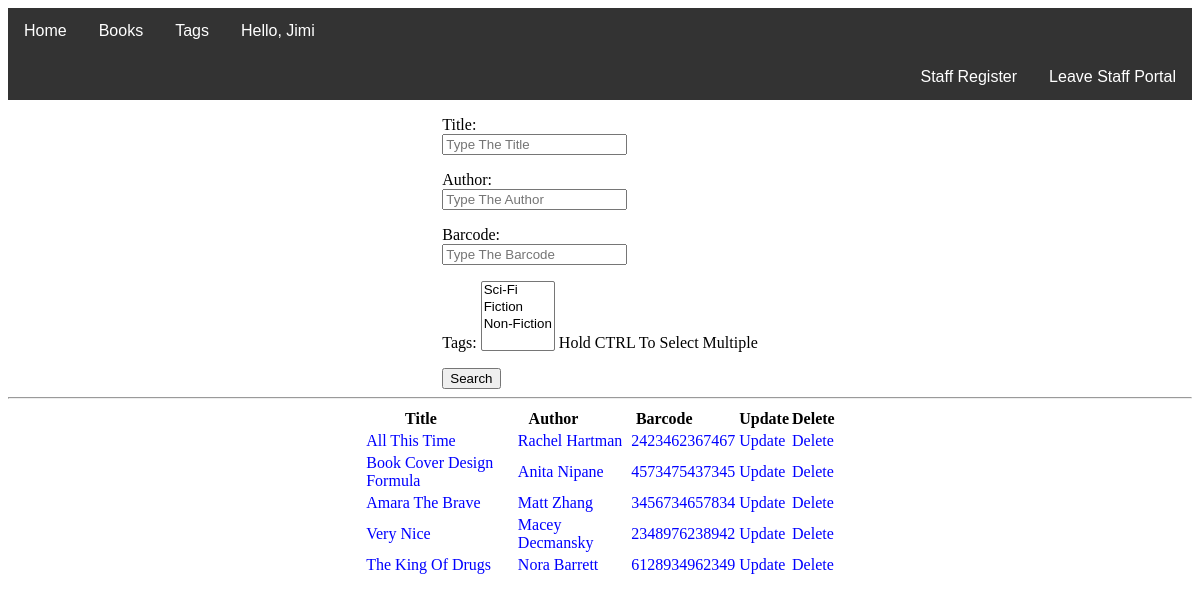
Page /staff/books (signed in) on the committed database.
### accounts/models.py (models this page shows, shortened)
class User(AbstractBaseUser):
    email = models.EmailField(max_length=255, unique=True)
    firstName = models.CharField(max_length=255, blank=True, null=True)
    lastName = models.CharField(max_length=255, blank=True, null=True)
    staff = models.BooleanField(default=False)  # staff user non superuser
    admin = models.BooleanField(default=False)  # superuser
    USERNAME_FIELD = 'email'  # username
    objects = UserManager()
    @property
    def is_staff(self):
        return self.staff

### Inventory/models.py (models this page shows, shortened)
class Book(models.Model):
    title = models.CharField(max_length=100)
    author = models.CharField(max_length=100)
    description = models.CharField(max_length=400)
    barcode = models.CharField(max_length=13)
    price = models.FloatField(null=True)
    discounted_price = models.FloatField(null=True, blank=True)
    borrowed = models.BooleanField(default=False)
    coverImage = models.ImageField(upload_to='bookCovers')
    tags = models.ManyToManyField(Tag)

### Inventory/views.py (the view, shortened to what this page needs)
# urls.py: path('books', ViewBooks.as_view(), name="viewBooks"),
@method_decorator(decorators, name='dispatch')
class ViewBooks(View):
    def get(self, request, *args, **kwargs):
        context = {}
        form = SearchBookForm()
        books = Book.objects.all()
        context['books'] = books
        context['form'] = form
        return render(request, 'inventory/viewBooks.html', context)

### Inventory/forms.py
class SearchBookForm(forms.Form):
    title = forms.CharField(
        max_length=100,
        required=False,
        widget=forms.TextInput(attrs={'placeholder': 'Type The Title'}))
    author = forms.CharField(
        max_length=100,
        required=False,
        widget=forms.TextInput(attrs={'placeholder': 'Type The Author'}))
    barcode = forms.CharField(
        max_length=13,
        min_length=13,
        required=False,
        widget=forms.TextInput(attrs={'placeholder': 'Type The Barcode'}))
    tags = Tag.objects.all()
    tags = forms.ModelMultipleChoiceField(
        tags, help_text='Hold CTRL To Select Multiple', required=False)

### Inventory/models.py (called while the page is built)
    def __str__(self):
        return self.name

### Inventory/templates/inventory/viewBooks.html (shortened to what this page needs)
{% extends "Sbase.html" %}
{% block head %}
{% load static %}
<link rel="stylesheet" href="{% static "css/inventory/viewBooks.css" %}">
{% endblock %}
{% block content %}
<div class="search-form">
  <form method="post">
    {{form.as_p}}
    <button type="submit">Search</button>
  </form>
</div>
<hr>
<div class="results-table">
  <table>
    <th>Title</th>
    <th>Author</th>
    <th>Barcode</th>
    <th>Update</th>
    <th>Delete</th>
    {% for i in books %}
    <tr>
      <td><a class="books-link" href="#">{{i.title}}</a></td>
      <td><a class="books-link" href="#">{{i.author}}</a></td>
      <td><a class="books-link" href="#">{{i.barcode}}</a></td>
      <td><a class="books-link" href="{% url 'updateBook' id=i.id %}">Update</a></td>
      <td><a class="books-link" href="{% url 'deleteBook' id=i.id %}" onclick="return confirm('Are you sure you want to delete this?')">Delete </a></td>
    </tr>
    {% endfor %}
  </table>
</div>
{% endblock %}

### Inventory/templates/Sbase.html (shortened to what this page needs)
<!DOCTYPE html>
<html lang="en">
<head>
  {% block head %}
  {% endblock %}
</head>
<body>
  <div class="container">
    {% include "inventory/staffNavBar.html" %}
    {% block content %}
    {% endblock %}
</body>
</html>

### Inventory/templates/inventory/staffNavBar.html (shortened to what this page needs)
<div class="navbar">
  <div class="navbar">
    <a class="float-l" href="{% url 'sHome' %}">Home</a>
    <div class="dropdown">
      <button class="dropbtn">Books
      </button>
    </div>
    <div class="dropdown">
      <button class="dropbtn">Tags
      </button>
    </div>
    <div id="left" class="dropdown">
      <button class="dropbtn">Hello, {{user.firstName}}
      </button>
    </div>
  </div> <a class="float-r" href="{% url 'home' %}">Leave Staff Portal</a>
  <a class="float-r" href="#news">Staff Register</a>
</div>
</div>

### static/css/Inventory/viewBooks.css (style rules this page uses)
.search-form { display: flex; justify-content: center; align-items: center; width: 100%; }
input { display: flex; justify-content: center; }
.results-table { display: flex; justify-content: center; }
table { width: 40%; }
th { padding-right: 8.333%; }
.books-link { text-decoration: none; color: blue; }

### Inventory/templates/inventory/staffNavBar.html (style rules this page uses)
.navbar { overflow: hidden; background-color: #333; font-family: Arial; }
.float-r { float: right; font-size: 16px; color: white; text-align: center; padding: 14px 16px; text-decoration: none; }
.float-l { float: left; font-size: 16px; color: white; text-align: center; padding: 14px 16px; text-decoration: none; }
.dropdown { float: left; overflow: hidden; }
.dropdown .dropbtn { font-size: 16px; border: none; outline: none; color: white; padding: 14px 16px; background-color: inherit; font-family: inherit; margin: 0; }

### rows in the picture
User: firstName "Jimi"
Book: title "All This Time", author "Rachel Hartman", barcode "2423462367467"
Book: title "Book Cover Design Formula", author "Anita Nipane", barcode "4573475437345"
Book: title "Amara The Brave", author "Matt Zhang", barcode "3456734657834"
Book: title "Very Nice", author "Macey Decmansky", barcode "2348976238942"
Book: title "The King Of Drugs", author "Nora Barrett", barcode "6128934962349"
